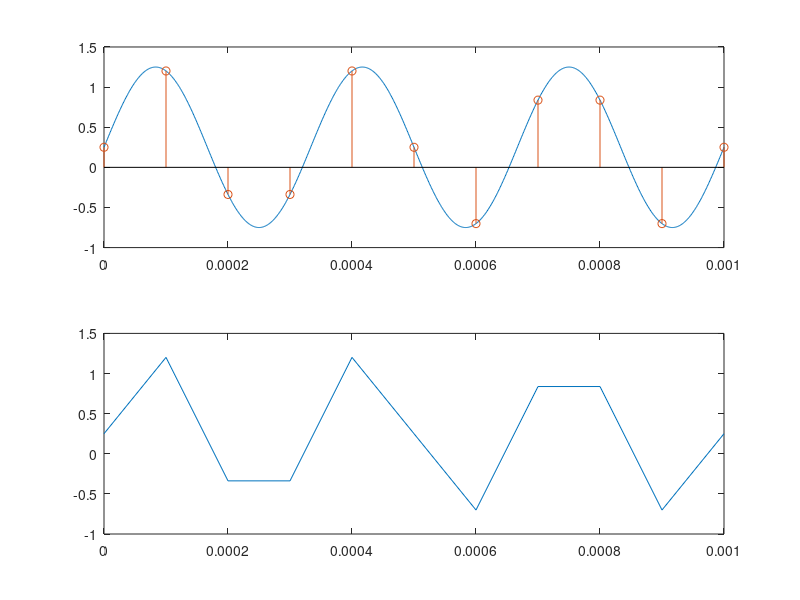

Write the MATLAB code that produced this figure.
clc; clear; close all;

N = 10; f_s = 10000; t_s = 1/f_s;

% Approxymation of analog signal
f_0 = 3000; t = 0:(t_s/100):N*t_s;
s_t = 1/4 + sin(2*pi*f_0*t);

% Sampling
samples = 0:t_s:N*t_s;
x_n = 1/4 + sin(2*pi*f_0*samples);

figure(1);
    subplot(2,1,1);
    plot(t,s_t); hold on;
    stem(samples, x_n);
    subplot(2,1,2);
    plot(samples, x_n);
